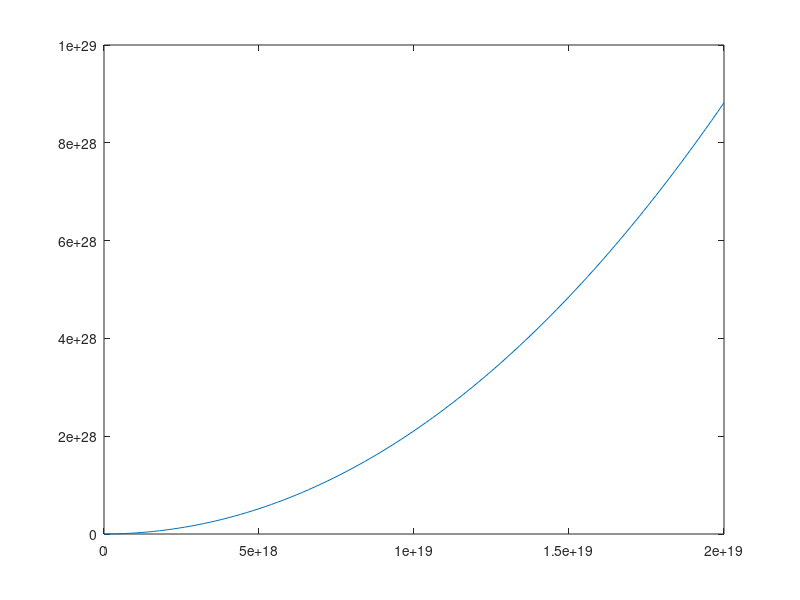
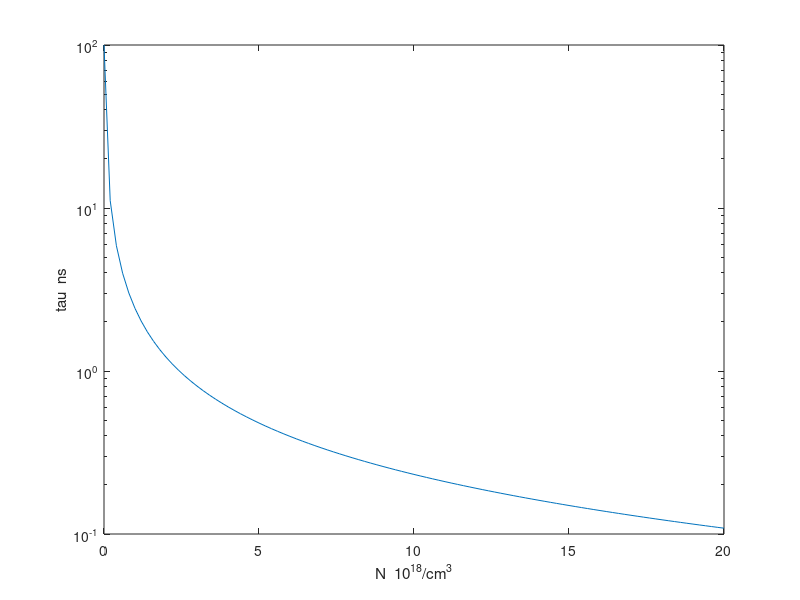

Reproduce these figures in MATLAB, in order.
n=linspace(0,20,101)*1e18;

tau=100e-9;
B=2e-10;
C=1e-30;

Rn=n/tau+B*n.^2+C*n.^3;

tau_eqIn=1/tau+2*B*n+3*C*n.^2;

figure, plot(n,Rn),

figure, semilogy(n*1e-18,1e9./tau_eqIn)
xlabel('N  10^{18}/cm^3')
ylabel('tau  ns')